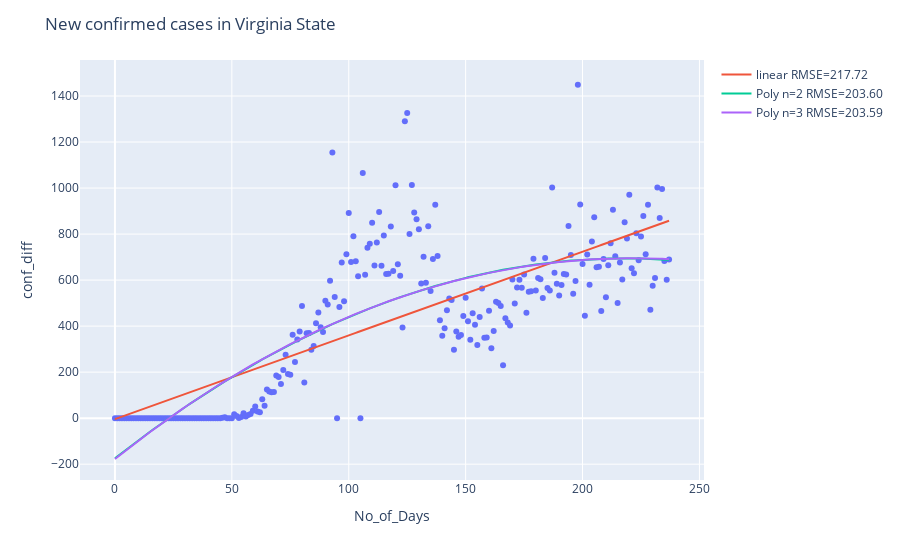

The notebook cell this image was saved under:
### Markdown cell above
### -Developing linear regression model and polynomial regression and comparing for Virginia State, calculating RMSE
        -Confirmed Cases
        -Deaths

### Code cell
# create X and y
X = pd.DataFrame(VA_New_Cases_agg['No_of_Days'])
y = VA_New_Cases_agg['conf_diff']


# Linear Regression

# follow the usual sklearn pattern: import, instantiate, fit
from sklearn.linear_model import LinearRegression
from sklearn.preprocessing import PolynomialFeatures
from sklearn import linear_model
from sklearn.pipeline import make_pipeline

lm = LinearRegression()
lm.fit(X, y)

# print intercept and coefficients
print('Intercept of linear regression model',lm.intercept_)
print('Coeficients: ',lm.coef_)

# construct final X dataframe with the minimum and maximum value of X
X_old = pd.DataFrame({'No_of_Days': [X.No_of_Days.min(), X.No_of_Days.max()]})
y_pred_train = lm.predict(X)

# RMSE - linear
# print(y_old.tolist())
rmse = np.sqrt(mean_squared_error(y.tolist(),y_pred_train.tolist()))
print('Confirmaed Cases\nRoot Mean Square error - linear regression:{}'.format(rmse))

fig = px.scatter(VA_New_Cases_agg,x="No_of_Days", y="conf_diff")
fig.update_layout(title='New confirmed cases in Virginia State')
fig.add_trace(go.Scatter(x=X['No_of_Days'].values.tolist(), y=y_pred_train.tolist(),\
                    mode='lines',name='linear RMSE=%.2f' % rmse))



# Polynomial Regression (degree 2)
degree =2
poly_reg=make_pipeline(PolynomialFeatures(degree),LinearRegression())
model = poly_reg.fit(X,y)

y_pred_poly = model.predict(X)
# RMSE - polynomial
rmse_poly = np.sqrt(mean_squared_error(y.tolist(),y_pred_poly.tolist()))
print('Root Mean Square error - 2nd degree ploynomial:{}'.format(rmse_poly))

fig.add_trace(go.Scatter(x=X['No_of_Days'].values.tolist(), y=y_pred_poly.tolist(),\
                    mode='lines',\
                    name='Poly n=2 RMSE=%.2f' % rmse_poly))

# Polynomial Regression (degree 3)
degree =3
poly_reg3=make_pipeline(PolynomialFeatures(degree),LinearRegression())
model3 = poly_reg3.fit(X,y)

y_pred_poly3 = model3.predict(X)
# RMSE - polynomial
rmse_poly3 = np.sqrt(mean_squared_error(y.tolist(),y_pred_poly3.tolist()))
print('Root Mean Square error - 3rd degree ploynomial:{}'.format(rmse_poly3))

fig.add_trace(go.Scatter(x=X['No_of_Days'].values.tolist(), y=y_pred_poly3.tolist(),\
                    mode='lines',\
                    name='Poly n=3 RMSE=%.2f' % rmse_poly3))

fig.show()

VA_conf_trend = pio.to_image(fig,format='png')
Image(VA_conf_trend)

### Figure 1 — Plotly figure (JSON) as saved in the notebook; plotly's stock layout.template omitted (floating-point values rounded to 4 significant figures; data arrays with more than 128 entries replaced by an {"elided": "..."} marker saying what was removed)
{"data": [{"hovertemplate": "No_of_Days=%{x}<br>conf_diff=%{y}<extra></extra>", "legendgroup": "", "marker": {"color": "#636efa", "symbol": "circle"}, "mode": "markers", "name": "", "orientation": "v", "showlegend": false, "type": "scatter", "x": {"elided": "238 int values"}, "xaxis": "x", "y": {"elided": "238 int values"}, "yaxis": "y"}, {"mode": "lines", "name": "linear RMSE=217.72", "type": "scatter", "x": {"elided": "238 int values"}, "y": {"elided": "238 float values"}}, {"mode": "lines", "name": "Poly n=2 RMSE=203.60", "type": "scatter", "x": {"elided": "238 int values"}, "y": {"elided": "238 float values"}}, {"mode": "lines", "name": "Poly n=3 RMSE=203.59", "type": "scatter", "x": {"elided": "238 int values"}, "y": {"elided": "238 float values"}}], "layout": {"legend": {"tracegroupgap": 0}, "margin": {"t": 60}, "title": {"text": "New confirmed cases in Virginia State"}, "xaxis": {"anchor": "y", "domain": [0, 1], "title": {"text": "No_of_Days"}}, "yaxis": {"anchor": "x", "domain": [0, 1], "title": {"text": "conf_diff"}}}}
